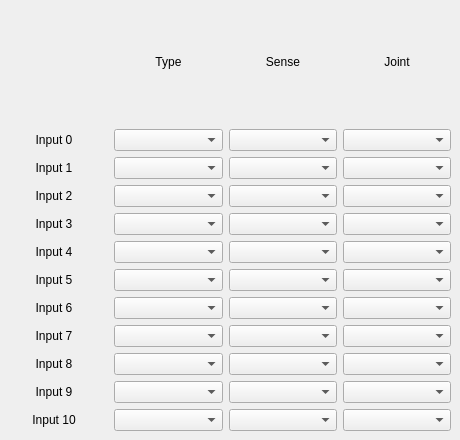
      <widget class="QWidget" name="inputs">
       <attribute name="title">
        <string>Inputs</string>
       </attribute>
       <widget class="QWidget" name="widget" native="true">
        <property name="geometry">
         <rect>
          <x>0</x>
          <y>0</y>
          <width>451</width>
          <height>431</height>
         </rect>
        </property>
        <layout class="QGridLayout" name="gridLayout_55">
         <item row="7" column="0">
          <widget class="QLabel" name="label_17">
           <property name="text">
            <string>Input 6</string>
           </property>
           <property name="alignment">
            <set>Qt::AlignCenter</set>
           </property>
          </widget>
         </item>
         <item row="1" column="3">
          <widget class="QComboBox" name="inputJoint_0"/>
         </item>
         <item row="5" column="0">
          <widget class="QLabel" name="label_15">
           <property name="text">
            <string>Input 4</string>
           </property>
           <property name="alignment">
            <set>Qt::AlignCenter</set>
           </property>
          </widget>
         </item>
         <item row="4" column="3">
          <widget class="QComboBox" name="inputJoint_3"/>
         </item>
         <item row="7" column="1">
          <widget class="QComboBox" name="input_6"/>
         </item>
         <item row="6" column="3">
          <widget class="QComboBox" name="inputJoint_5"/>
         </item>
         <item row="8" column="1">
          <widget class="QComboBox" name="input_7"/>
         </item>
         <item row="6" column="0">
          <widget class="QLabel" name="label_16">
           <property name="text">
            <string>Input 5</string>
           </property>
           <property name="alignment">
            <set>Qt::AlignCenter</set>
           </property>
          </widget>
         </item>
         <item row="8" column="3">
          <widget class="QComboBox" name="inputJoint_7"/>
         </item>
         <item row="10" column="0">
          <widget class="QLabel" name="label_20">
           <property name="text">
            <string>Input 9</string>
           </property>
           <property name="alignment">
            <set>Qt::AlignCenter</set>
           </property>
          </widget>
         </item>
         <item row="10" column="3">
          <widget class="QComboBox" name="inputJoint_9"/>
         </item>
         <item row="9" column="1">
          <widget class="QComboBox" name="input_8"/>
         </item>
         <item row="10" column="1">
          <widget class="QComboBox" name="input_9"/>
         </item>
         <item row="2" column="3">
          <widget class="QComboBox" name="inputJoint_1"/>
         </item>
         <item row="1" column="1">
          <widget class="QComboBox" name="input_0"/>
         </item>
         <item row="11" column="0">
          <widget class="QLabel" name="label_21">
           <property name="text">
            <string>Input 10</string>
           </property>
           <property name="alignment">
            <set>Qt::AlignCenter</set>
           </property>
          </widget>
         </item>
         <item row="3" column="3">
          <widget class="QComboBox" name="inputJoint_2"/>
         </item>
         <item row="3" column="1">
          <widget class="QComboBox" name="input_2"/>
         </item>
         <item row="5" column="1">
          <widget class="QComboBox" name="input_4"/>
         </item>
         <item row="4" column="1">
          <widget class="QComboBox" name="input_3"/>
         </item>
         <item row="7" column="3">
          <widget class="QComboBox" name="inputJoint_6"/>
         </item>
         <item row="1" column="0">
          <widget class="QLabel" name="label_11">
           <property name="text">
            <string>Input 0</string>
           </property>
           <property name="alignment">
            <set>Qt::AlignCenter</set>
           </property>
          </widget>
         </item>
         <item row="5" column="3">
          <widget class="QComboBox" name="inputJoint_4"/>
         </item>
         <item row="2" column="1">
          <widget class="QComboBox" name="input_1"/>
         </item>
         <item row="8" column="0">
          <widget class="QLabel" name="label_18">
           <property name="text">
            <string>Input 7</string>
           </property>
           <property name="alignment">
            <set>Qt::AlignCenter</set>
           </property>
          </widget>
         </item>
         <item row="4" column="0">
          <widget class="QLabel" name="label_14">
           <property name="text">
            <string>Input 3</string>
           </property>
           <property name="alignment">
            <set>Qt::AlignCenter</set>
           </property>
          </widget>
         </item>
         <item row="11" column="1">
          <widget class="QComboBox" name="input_10"/>
         </item>
         <item row="0" column="1">
          <widget class="QLabel" name="label_28">
           <property name="text">
            <string>Type</string>
           </property>
           <property name="alignment">
            <set>Qt::AlignCenter</set>
           </property>
          </widget>
         </item>
         <item row="9" column="3">
          <widget class="QComboBox" name="inputJoint_8"/>
         </item>
         <item row="2" column="0">
          <widget class="QLabel" name="label_12">
           <property name="text">
            <string>Input 1</string>
           </property>
           <property name="alignment">
            <set>Qt::AlignCenter</set>
           </property>
          </widget>
         </item>
         <item row="11" column="3">
          <widget class="QComboBox" name="inputJoint_10"/>
         </item>
         <item row="3" column="0">
          <widget class="QLabel" name="label_13">
           <property name="text">
            <string>Input 2</string>
           </property>
           <property name="alignment">
            <set>Qt::AlignCenter</set>
           </property>
          </widget>
         </item>
         <item row="9" column="0">
          <widget class="QLabel" name="label_19">
           <property name="text">
            <string>Input 8</string>
           </property>
           <property name="alignment">
            <set>Qt::AlignCenter</set>
           </property>
          </widget>
         </item>
         <item row="6" column="1">
          <widget class="QComboBox" name="input_5"/>
         </item>
         <item row="0" column="3">
          <widget class="QLabel" name="label_29">
           <property name="text">
            <string>Joint</string>
           </property>
           <property name="alignment">
            <set>Qt::AlignCenter</set>
           </property>
          </widget>
         </item>
         <item row="0" column="2">
          <widget class="QLabel" name="label_358">
           <property name="text">
            <string>Sense</string>
           </property>
           <property name="alignment">
            <set>Qt::AlignCenter</set>
           </property>
          </widget>
         </item>
         <item row="1" column="2">
          <widget class="QComboBox" name="inputInvert_0"/>
         </item>
         <item row="2" column="2">
          <widget class="QComboBox" name="inputInvert_1"/>
         </item>
         <item row="3" column="2">
          <widget class="QComboBox" name="inputInvert_2"/>
         </item>
         <item row="4" column="2">
          <widget class="QComboBox" name="inputInvert_3"/>
         </item>
         <item row="5" column="2">
          <widget class="QComboBox" name="inputInvert_4"/>
         </item>
         <item row="6" column="2">
          <widget class="QComboBox" name="inputInvert_5"/>
         </item>
         <item row="7" column="2">
          <widget class="QComboBox" name="inputInvert_6"/>
         </item>
         <item row="8" column="2">
          <widget class="QComboBox" name="inputInvert_7"/>
         </item>
         <item row="9" column="2">
          <widget class="QComboBox" name="inputInvert_8"/>
         </item>
         <item row="10" column="2">
          <widget class="QComboBox" name="inputInvert_9"/>
         </item>
         <item row="11" column="2">
          <widget class="QComboBox" name="inputInvert_10"/>
         </item>
        </layout>
       </widget>
      </widget>
